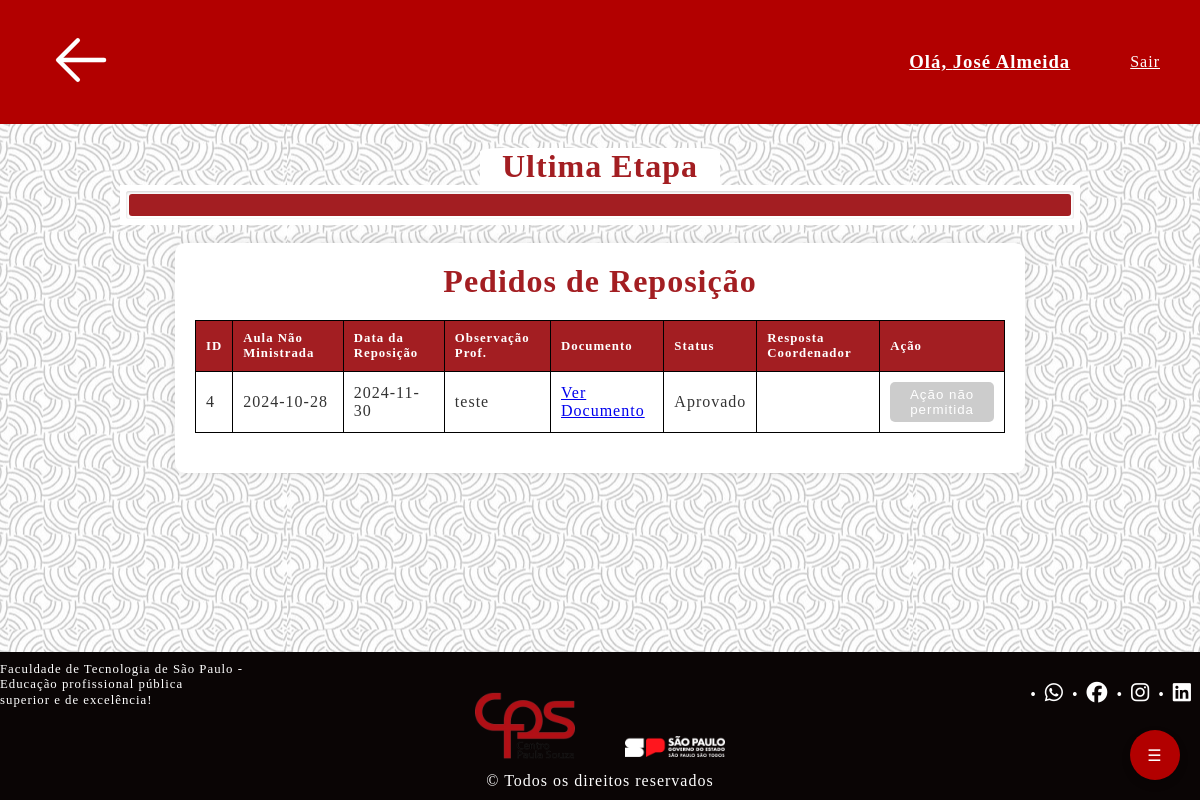
/pages/statusReposicaoProf.php (signed in), run on an earlier commit of the app's database.
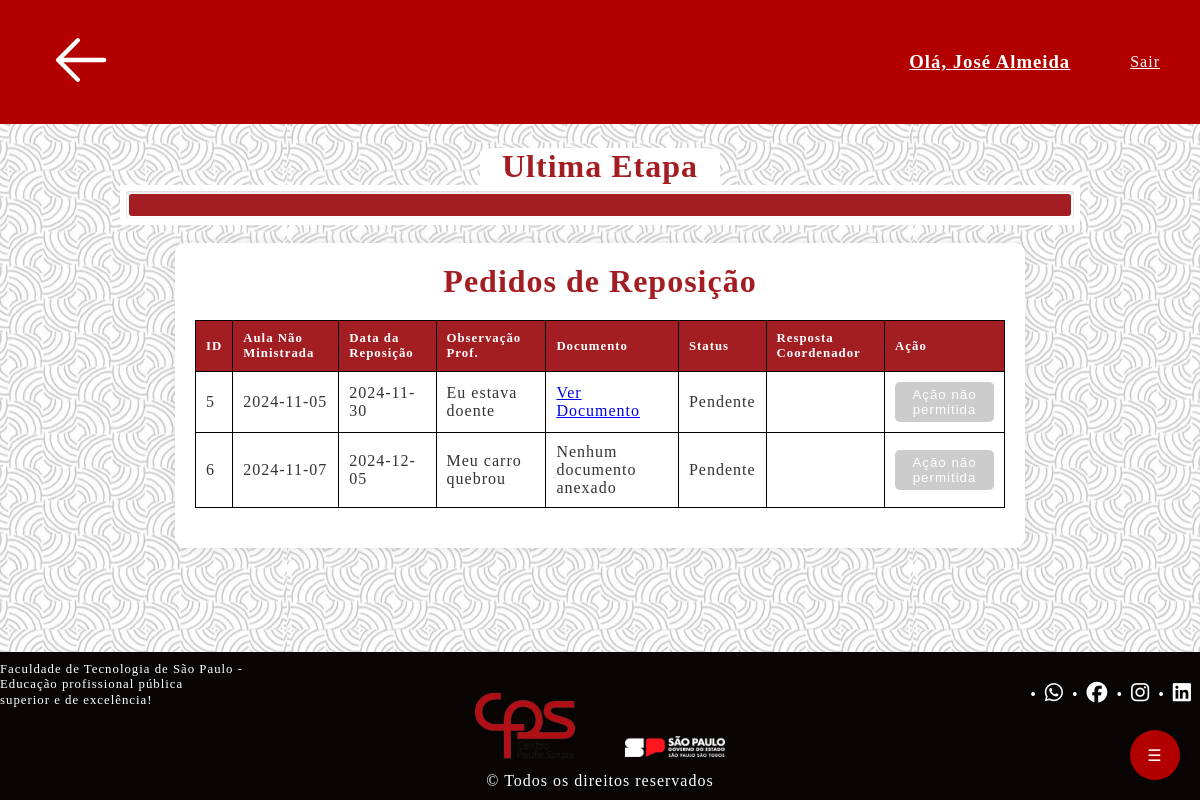
And on a later commit of the database.
### tables this page shows
CREATE TABLE `reposicao` (
  `ID_Reposicao` int(11) NOT NULL,
  `ID_Aula_Nao_Ministrada` int(11) NOT NULL,
  `DataReposicao` date DEFAULT NULL,
  `docs_plano_aula` varchar(255) DEFAULT NULL,
  `Status_Pedido` varchar(20) NOT NULL,
  `Resposta_Coordenador` varchar(1000) DEFAULT NULL
);

CREATE TABLE `aula_nao_ministrada` (
  `ID_Aula_Nao_Ministrada` int(11) NOT NULL,
  `Date_Time` date NOT NULL,
  `Observacao` varchar(255) DEFAULT NULL,
  `ID_Aula` int(11) NOT NULL,
  `ID_Professor` int(11) DEFAULT NULL,
  `ID_Materia` int(11) DEFAULT NULL,
  `Justificado` varchar(50) NOT NULL DEFAULT 'Não Justificado',
  `docs` varchar(255) NOT NULL,
  `Aula_Reposta` varchar(30) NOT NULL DEFAULT 'Não'
);

### pages/statusReposicaoProf.php (the view, shortened to what this page needs)
<?php
$id_professor = $_SESSION['id'];
require_once '../php/connect.php';
function buscarPedidosReposicao($pdo, $id_professor)
{
    $sql = "
        SELECT r.ID_Reposicao, a.Date_Time, r.DataReposicao, a.Observacao, a.docs, r.Status_Pedido, r.Resposta_Coordenador, a.ID_Aula_Nao_Ministrada
        FROM reposicao r
        JOIN aula_nao_ministrada a ON r.ID_Aula_Nao_Ministrada = a.ID_Aula_Nao_Ministrada
        WHERE a.ID_Professor = :id_professor";
    try {
        $stmt = $pdo->prepare($sql);
        $stmt->bindParam(':id_professor', $id_professor, PDO::PARAM_INT);
        $stmt->execute();
        return $stmt->fetchAll(PDO::FETCH_ASSOC);
    } catch (PDOException $e) {
        echo "Erro ao buscar pedidos de reposição: " . $e->getMessage();
        return [];
    }
}
$pedidos = buscarPedidosReposicao($pdo, $id_professor);
?>
<!DOCTYPE html>
<html lang="pt-BR">
<head>
    <link rel="stylesheet" href="../css/status.css">
    <link rel="stylesheet" href="../css/progressBar.css">
</head>
<body>
    <?php include_once 'header2.php'; ?>
    <div class="containerBar">
        <h1>Ultima Etapa</h1>
        <div class="wrapperBar">
            <div class="progress-bar">
                <span class="progress-bar-fill" style="width: 100%;"></span>
            </div>
        </div>
    </div>
    <br>
    <div class="container">
        <h1>Pedidos de Reposição</h1>
        <?php if (empty($pedidos)): ?>
            <p id="mensagemNenhumaAula">Nenhum pedido de reposição encontrado.</p>
        <?php else: ?>
            <table>
                <thead>
                    <tr>
                        <th>ID</th>
                        <th>Aula Não Ministrada</th>
                        <th>Data da Reposição</th>
                        <th>Observação Prof.</th>
                        <th>Documento</th>
                        <th>Status</th>
                        <th>Resposta Coordenador</th>
                        <th>Ação</th>
                    </tr>
                </thead>
                <tbody>
                    <?php foreach ($pedidos as $pedido): ?>
                        <tr>
                            <td data-label="ID"><?php echo $pedido['ID_Reposicao']; ?></td>
                            <td data-label="Aula Não Ministrada"><?php echo $pedido['Date_Time']; ?></td>
                            <td data-label="Data da Reposição"><?php echo $pedido['DataReposicao']; ?></td>
                            <td data-label="Observação Prof."><?php echo htmlspecialchars($pedido['Observacao']); ?></td>
                            <td data-label="Documento do Plano de Aula">
                                <?php if ($pedido['docs']): ?>
                                    <a href="../uploads/<?php echo htmlspecialchars($pedido['docs']); ?>" target="_blank">Ver Documento</a>
                                <?php else: ?>
                                        Nenhum documento anexado
                                    <?php endif; ?>
                                </td>
                            <td data-label="Status"><?php echo htmlspecialchars($pedido['Status_Pedido']); ?></td>
                            <td data-label="Resposta Coordenador"><?php echo htmlspecialchars($pedido['Resposta_Coordenador']); ?></td>
                            <td data-label="Ação">
                                <?php if ($pedido['Status_Pedido'] == 'Rejeitado'): ?>
                                    <button onclick="openModal(<?php echo $pedido['ID_Reposicao']; ?>, '<?php echo htmlspecialchars($pedido['Observacao']); ?>', '<?php echo $pedido['DataReposicao']; ?>', '<?php echo htmlspecialchars($pedido['docs']); ?>', '<?php echo htmlspecialchars($pedido['ID_Aula_Nao_Ministrada']); ?>')">Editar</button>
                                <?php else: ?>
                                    <button disabled>Ação não permitida</button>
                                <?php endif; ?>
                            </td>
                        </tr>
                    <?php endforeach; ?>
                </tbody>
            </table>
        <?php endif; ?>
    </div>
    <?php include_once 'footer.php'; ?>
</body>
</html>

What changed in the data, as far as the page shows it:
no longer on this page (row unchanged): reposicao: ID_Reposicao "4", ID_Aula_Nao_Ministrada.Date_Time "2024-10-28", DataReposicao "2024-11-30", ID_Aula_Nao_Ministrada.Observacao "teste", Status_Pedido "Aprovado", shows "Ação não permitida"
added reposicao: ID_Reposicao "5", ID_Aula_Nao_Ministrada.Date_Time "2024-11-05", DataReposicao "2024-11-30", ID_Aula_Nao_Ministrada.Observacao "Eu estava doente", Status_Pedido "Pendente", shows "Ação não permitida"
added reposicao: ID_Reposicao "6", ID_Aula_Nao_Ministrada.Date_Time "2024-11-07", DataReposicao "2024-12-05", ID_Aula_Nao_Ministrada.Observacao "Meu carro quebrou", shows "Nenhum documento anexado", Status_Pedido "Pendente", shows "Ação não permitida"
